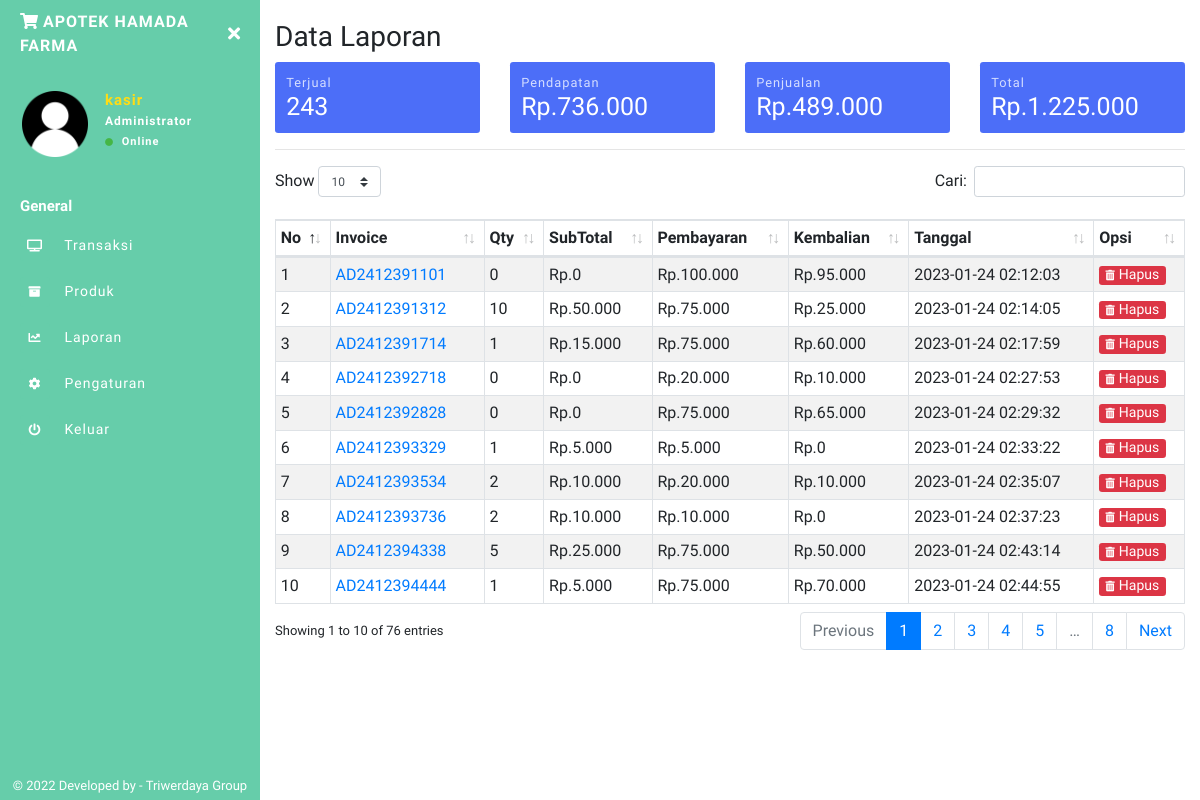
The app's page /laporan.php (signed in) with its own data.
### tables this page shows
CREATE TABLE `inv` (
  `invid` int(11) NOT NULL,
  `invoice` varchar(100) NOT NULL,
  `tgl_inv` timestamp NOT NULL DEFAULT CURRENT_TIMESTAMP ON UPDATE CURRENT_TIMESTAMP,
  `pembayaran` int(11) NOT NULL,
  `kembalian` int(11) NOT NULL,
  `status` varchar(10) NOT NULL,
  `toko` varchar(255) NOT NULL
);

### laporan.php (the view, shortened to what this page needs)
<?php include 'sidebar.php'; ?>
<?php
$i1 = mysqli_fetch_assoc(mysqli_query($conn,"SELECT SUM(qty) as totqty FROM laporan"));
$i2 = mysqli_fetch_assoc(mysqli_query($conn,"SELECT SUM(qty*harga_modal) as totdpt FROM laporan"));
$i3 = mysqli_fetch_assoc(mysqli_query($conn,"SELECT SUM(subtotal-qty*harga_modal) as totdpt1 FROM laporan"));
$i4 = mysqli_fetch_assoc(mysqli_query($conn,"SELECT SUM(subtotal) as isub FROM laporan"));
?>
    <h1 class="h3 mb-2">Data Laporan</h1>
        <div class="row">
            <div class="col-6 col-sm-6 col-md-3 col-lg-3 m-pr-1 m-mb-1">
                <div class="box-laporan">
                    <p class="small mb-0">Terjual</p>
                    <h5 class="mb-0"><?php echo ribuan($i1['totqty']); ?></h5>
                </div>
            </div>
            <div class="col-6 col-sm-6 col-md-3 col-lg-3 m-pl-1 m-mb-1">
                <div class="box-laporan">
                    <p class="small mb-0">Pendapatan</p>
                    <h5 class="mb-0">Rp.<?php echo ribuan($i3['totdpt1']); ?></h5>
                </div>
            </div>
            <div class="col-6 col-sm-6 col-md-3 col-lg-3 m-pr-1">
                <div class="box-laporan">
                    <p class="small mb-0">Penjualan</p>
                    <h5 class="mb-0">Rp.<?php echo ribuan($i2['totdpt']); ?></h5>
                </div>
            </div>
            <div class="col-6 col-sm-6 col-md-3 col-lg-3 m-pl-1">
                <div class="box-laporan">
                    <p class="small mb-0">Total</p>
                    <h5 class="mb-0">Rp.<?php echo ribuan($i4['isub']); ?></h5>
                </div>
            </div>
        </div>
<hr>
<table class="table table-striped table-sm table-bordered dt-responsive nowrap" id="table" width="100%">
<thead>
  <tr>
    <th>No</th>
    <th>Invoice</th>
    <th>Qty</th>
    <th>SubTotal</th>
    <th>Pembayaran</th>
    <th>Kembalian</th>
    <th>Tanggal</th>
    <th>Opsi</th>
  </tr>
</thead>
<tbody>
<?php
    $no = 1;
    $data_laporan = mysqli_query($conn,"SELECT * FROM inv WHERE status='selesai' ORDER BY invid ASC");
    while($d = mysqli_fetch_array($data_laporan)){
      $oninv = $d['invoice'];
        ?>
  <tr>
    <td><?php echo $no++; ?></td>
    <td><a href="invoice.php?detail=<?php echo $oninv ?>"><?php echo $d['invoice']; ?></a></td>
    <td><?php
  $result1 = mysqli_query($conn,"SELECT SUM(qty) AS count FROM laporan WHERE invoice='$oninv'");
  $cekrow = mysqli_num_rows($result1);
  $row1 = mysqli_fetch_assoc($result1);
  $count = $row1['count'];
  if($cekrow > 0){
      echo ribuan($count);
      } else {
          echo '0';
      }?></td>
    <td>Rp.<?php
  $result2 = mysqli_query($conn,"SELECT SUM(subtotal) AS count1 FROM laporan WHERE invoice='$oninv'");
  $cekrow1 = mysqli_num_rows($result2);
  $row2 = mysqli_fetch_assoc($result2);
  $count1 = $row2['count1'];
  if($cekrow1 > 0){
      echo ribuan($count1);
      } else {
          echo '0';
      }?></td>
    <td>Rp.<?php echo ribuan($d['pembayaran']); ?></td>
    <td>Rp.<?php echo ribuan($d['kembalian']); ?></td>
    <td><?php echo $d['tgl_inv']; ?></td>
    <td>
      <form method="post">
        <button type="submit" name="Remove" class="btn btn-danger btn-xs">
          <i class="fas fa-trash-alt fa-xs mr-1"></i>Hapus</button>
      </form>
    </td>
  </tr>
  <?php } ?>
</tbody>
</table>
<?php include 'footer.php'; ?>

### sidebar.php (shortened to what this page needs)
<?php
include "config.php";
  function ribuan ($nilai){
    return number_format ($nilai, 0, ',', '.');
}
$uid = $_SESSION['userid'];
$DataLogin = mysqli_fetch_array(mysqli_query($conn,"SELECT * FROM login WHERE userid='$uid'"));
$username = $DataLogin['username'];
$toko = $DataLogin['toko'];
$logo = $DataLogin['logo'];
?>
<!DOCTYPE html>
<html>
<head>
    <link rel="stylesheet" href="https://maxcdn.bootstrapcdn.com/bootstrap/4.0.0/css/bootstrap.min.css">
    <link href="assets/css/style.css" rel="stylesheet">
    <link href="https://use.fontawesome.com/releases/v5.0.6/css/all.css" rel="stylesheet">
    <link href="assets/vendor/datatables/dataTables.bootstrap4.min.css" rel="stylesheet">
  <link href="assets/vendor/datatables/responsive.bootstrap4.min.css" rel="stylesheet">
</head>
<body>
<div class="page-wrapper chiller-theme toggled">
  <nav id="sidebar" class="sidebar-wrapper">
    <div class="sidebar-content">
      <div class="sidebar-brand">
        <a href="./"><i class="fas fa-shopping-cart mr-1"></i><?php echo $toko ?></a>
        <div id="close-sidebar">
          <i class="fas fa-times"></i>
        </div>
      </div>
      <div class="sidebar-header">
        <div class="user-pic" style="height:70px;width:70px;">
          <img class="img-responsive img-rounded" src="assets/images/<?php echo $logo ?>"
            alt="User picture">
        </div>
        <div class="user-info">
          <span class="user-name"><?php echo $username ?>
          </span>
          <span class="user-role">Administrator</span>
          <span class="user-status">
            <i class="fa fa-circle"></i>
            <span>Online</span>
          </span>
        </div>
      </div>
      <div class="sidebar-menu">
        <ul>
          <li class="header-menu">
            <span>General</span>
          </li>
          <li>
            <a href="index.php">
              <i class="fas fa-tv"></i>
              <span>Transaksi</span>
            </a>
          </li>
          <li>
            <a href="produk.php">
            <i class="fas fa-archive"></i>
              <span>Produk</span>
            </a>
          </li>
          <li>
            <a href="laporan.php">
              <i class="fa fa-chart-line"></i>
              <span>Laporan</span>
            </a>
          </li>
          <li>
            <a href="pengaturan.php">
              <i class="fa fa-cog"></i>
              <span>Pengaturan</span>
            </a>
          </li>
          <li>
            <a href="#Exit" data-toggle="modal">
              <i class="fa fa-power-off"></i>
              <span>Keluar</span>
            </a>
          </li>
        </ul>
      </div>
    </div>
    <div class="sidebar-footer">
    © 2022 Developed by - Triwerdaya Group</a>
    </div>
  </nav>
  <main class="page-content">
    <div class="container-fluid">
    <div class="d-block d-sm-block d-md-none d-lg-none py-2"></div>

### records on screen
inv: invoice "AD2412391101", count "0", count1 "0", pembayaran "100.000", kembalian "95.000", tgl_inv "2023-01-24 02:12:03"
inv: invoice "AD2412391312", count "10", count1 "50.000", pembayaran "75.000", kembalian "25.000", tgl_inv "2023-01-24 02:14:05"
inv: invoice "AD2412391714", count "1", count1 "15.000", pembayaran "75.000", kembalian "60.000", tgl_inv "2023-01-24 02:17:59"
inv: invoice "AD2412392718", count "0", count1 "0", pembayaran "20.000", kembalian "10.000", tgl_inv "2023-01-24 02:27:53"
inv: invoice "AD2412392828", count "0", count1 "0", pembayaran "75.000", kembalian "65.000", tgl_inv "2023-01-24 02:29:32"
inv: invoice "AD2412393329", count "1", count1 "5.000", pembayaran "5.000", kembalian "0", tgl_inv "2023-01-24 02:33:22"
inv: invoice "AD2412393534", count "2", count1 "10.000", pembayaran "20.000", kembalian "10.000", tgl_inv "2023-01-24 02:35:07"
inv: invoice "AD2412393736", count "2", count1 "10.000", pembayaran "10.000", kembalian "0", tgl_inv "2023-01-24 02:37:23"
inv: invoice "AD2412394338", count "5", count1 "25.000", pembayaran "75.000", kembalian "50.000", tgl_inv "2023-01-24 02:43:14"
inv: invoice "AD2412394444", count "1", count1 "5.000", pembayaran "75.000", kembalian "70.000", tgl_inv "2023-01-24 02:44:55"

### other values on screen
$toko "APOTEK HAMADA FARMA"
$username "kasir"
ribuan($i1['totqty']) "243"
ribuan($i3['totdpt1']) "736.000"
ribuan($i2['totdpt']) "489.000"
ribuan($i4['isub']) "1.225.000"
